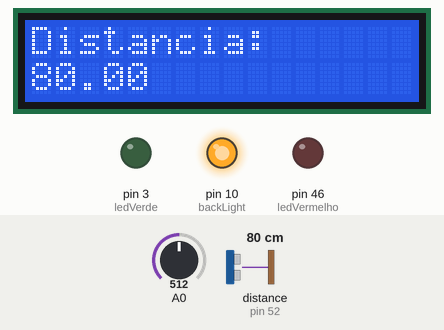
A sketch run on a simulated Arduino Mega 2560, built with avr-gcc and run on an emulated ATmega2560. On the bench: 16×2 character LCD, output pins drawn as LEDs (lit = HIGH). Wiring (inferred from the names in the program): ultrasonic range finder: trigger pin 53; echo pin 52. Dashed ring = blinking. The inputs (shaded band) are chosen by the test bench; at power-on: distance to the obstacle (sensor on pin 52) 80 cm, A0 = 512. The echo pulse lasts 58.3 µs per cm; pins used as bus, display or sensor lines are not drawn; what the sketch prints to the serial monitor is not drawn.

Above: at 1.2 s.
1.3 s: distance to the obstacle (sensor on pin 52) set to 2 cm
At 1.45 s:
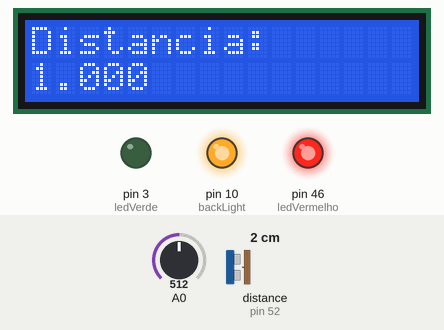
3.3 s: distance to the obstacle (sensor on pin 52) set to 9 cm
At 4.14 s:
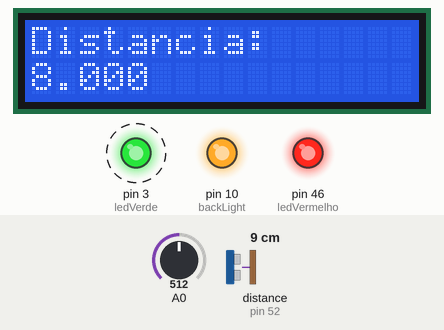
6.3 s: distance to the obstacle (sensor on pin 52) set to 6 cm
At 6.7 s:
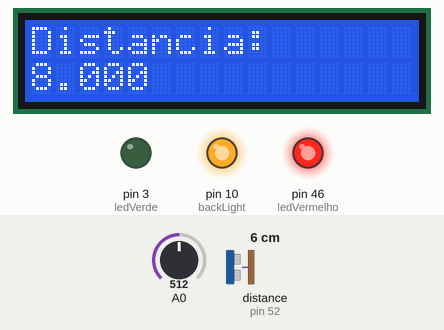
Timing chart, 0 to 9.3 s (numbered marks = the images above; inputs shaded):
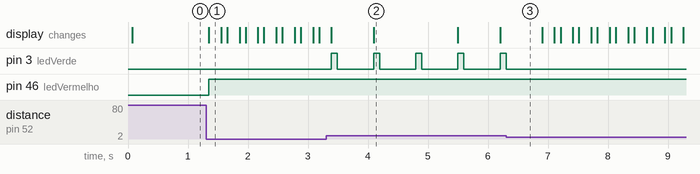

The sketch:

exemplo_lcd.ino
```cpp
#include <LiquidCrystal.h>
// Define as conexões e cria o objeto para acesso
const int rs = 8, en = 9, d4 = 4, d5 = 5, d6 = 6, d7 = 7;
const int backLight = 10;
LiquidCrystal lcd(rs, en, d4, d5, d6, d7);
#define echo 52
#define trig 53
#define ledVermelho 46
#define ledVerde 3
#define ledAmarelo 4

unsigned long tempo;
double distancia;
// Limites para detecção das teclas, em ordem crescente

// Iniciação
void setup() {
  //Progama o pino de backlight como saída
  pinMode(backLight, OUTPUT);
  // Inicia o display e coloca uma mensagem
  lcd.begin(16, 2);
  lcd.print("Distancia:");
  // Acende o backlight
  digitalWrite(backLight, HIGH);
  pinMode(trig, OUTPUT);
  pinMode(echo, INPUT);
  pinMode(ledVermelho, OUTPUT);
  pinMode(ledVerde, OUTPUT);
  pinMode(ledAmarelo, OUTPUT);
  Serial.begin(9600);

  digitalWrite(trig, LOW);
}

// Laço principal
void loop() {
  static int teclaAnt = -1;   // última tecla detectada

  // Lê a tensão no pino A0
  int leitura = analogRead(A0);

  // Identifica a tecla apertada pela tensão lida
  /*int teclaNova;
  for (teclaNova = 0; ; teclaNova++) {
    if (leitura < teclas[teclaNova].limite) {
      break;
    }
  }*/
  digitalWrite(trig, HIGH);
  delayMicroseconds(10);
  digitalWrite(trig, LOW);

  tempo = pulseIn(echo, HIGH);
  //digitalWrite(ledVerde, HIGH);
  distancia = tempo/58;
  digitalWrite(ledVermelho, HIGH);
  lcd.setCursor(0,1);
  lcd.print(distancia);
  Serial.println(distancia);
  if(distancia <= 4.0){
    digitalWrite(ledVermelho, HIGH);
  }else if(distancia <= 6.0){
    digitalWrite(ledAmarelo, HIGH);
  }else if(distancia <= 10.0){
    digitalWrite(ledVerde, HIGH);
    delay(100);
    digitalWrite(ledVerde, LOW);
    delay(500);
  }else{
    digitalWrite(ledVerde, LOW);
    digitalWrite(ledVermelho, LOW);
    digitalWrite(ledAmarelo, LOW);
  }
  // Atualiza a tela se pressionou uma nova tecla
  /*if (teclaNova != teclaAnt) {
    lcd.setCursor(0,1);
    lcd.print(distancia);
    //teclaAnt = teclaNova;
  }*/

  // Dá um tempo antes do próximo teste
  delay (100);
}
```

Measured:
- the behaviour switches between 8 and 7 cm on distance to the obstacle (sensor on pin 52) (found by bisection; images 2 and 3)
- after the input at 1.3 s, pin 46 (ledVermelho): LOW → HIGH after 0.05 s; the display: changes after 0.05 s (image 1)
- after the input at 3.3 s, pin 3 (ledVerde): alternates HIGH for 0.10 s and LOW for 0.60 s, starting after 0.09 s; the display: first changes after 0.09 s (image 2 shows a later state)
- after the input at 6.3 s, pin 3 (ledVerde): goes on until 6.3 s, then stays LOW
